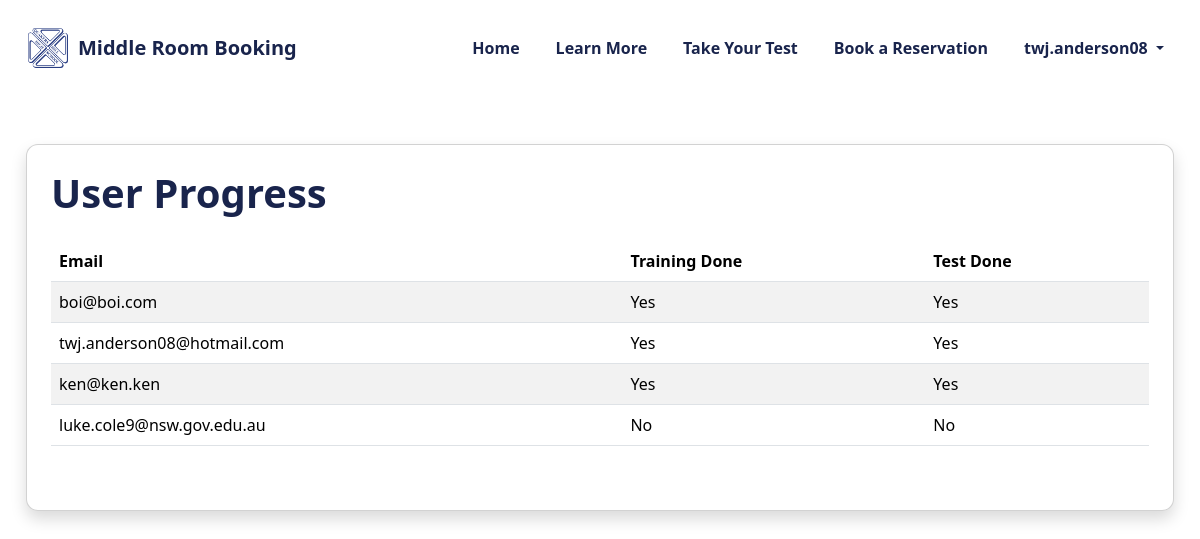
The app's page /admin/users (signed in) with its own data.
### tables this page shows
CREATE TABLE users (
    id INTEGER PRIMARY KEY AUTOINCREMENT,
    email TEXT UNIQUE NOT NULL,
    password_hash TEXT,
    google_id TEXT
, training_done INTEGER DEFAULT 0, test_done INTEGER DEFAULT 0, is_admin INTEGER DEFAULT 0, is_superadmin INTEGER DEFAULT 0);

### Everything/app.py (the view)
@app.route("/admin/users")
@admin_required
def admin_users():
    db = get_db()
    users = db.execute("SELECT * FROM users").fetchall()
    return render_template("admin/admin_users.html", users=users)

### Everything/app.py (called while the page is built)
def admin_required(f):
    @wraps(f)
    def wrapper(*args, **kwargs):
        if not session.get("is_admin"):
            return redirect("/")
        return f(*args, **kwargs)
    return wrapper

### Everything/database/db.py (called while the page is built)
def get_db():
    db = sqlite3.connect("database.db", check_same_thread=False)
    db.row_factory = sqlite3.Row
    db.execute("PRAGMA journal_mode=WAL;")
    db.execute("PRAGMA busy_timeout = 3000;")
    return db

### Everything/templates/admin/admin_users.html
{% include "header.html" %}
<div class="container mt-5 mb-5">
    <div class="card shadow p-4 pb-5" style="border-radius: 12px;">
        <h1 class="mb-4" style="color:#19244c; font-weight:700;">
            User Progress
        </h1>
        <div class="table-responsive">
            <table class="table table-striped align-middle">
                <thead>
                    <tr>
                        <th>Email</th>
                        <th>Training Done</th>
                        <th>Test Done</th>
                    </tr>
                </thead>
                <tbody>
                    {% for u in users %}
                    <tr>
                        <td>{{ u.email }}</td>
                        <td>{{ "Yes" if u.training_done else "No" }}</td>
                        <td>{{ "Yes" if u.test_done else "No" }}</td>
                    </tr>
                    {% endfor %}
                </tbody>
            </table>
        </div>
    </div>
</div>

### Everything/static/styles.css (style rules this page uses)
html, body { margin: 0; padding: 0; width: 100%; overflow-x: hidden; }
.container { width: 100%; max-width: 1200px; margin: 0 auto; padding: 0 16px; }
.card { border-radius: 12px; margin: 10px; }

### records on screen
users: email "boi@boi.com", training_done "Yes", test_done "Yes"
users: email "twj.anderson08@hotmail.com", training_done "Yes", test_done "Yes"
users: email "ken@ken.ken", training_done "Yes", test_done "Yes"
users: email "luke.cole9@nsw.gov.edu.au", training_done "No", test_done "No"

### other values on screen
{{ session["user"].split("@")[0] }} "twj.anderson08"
